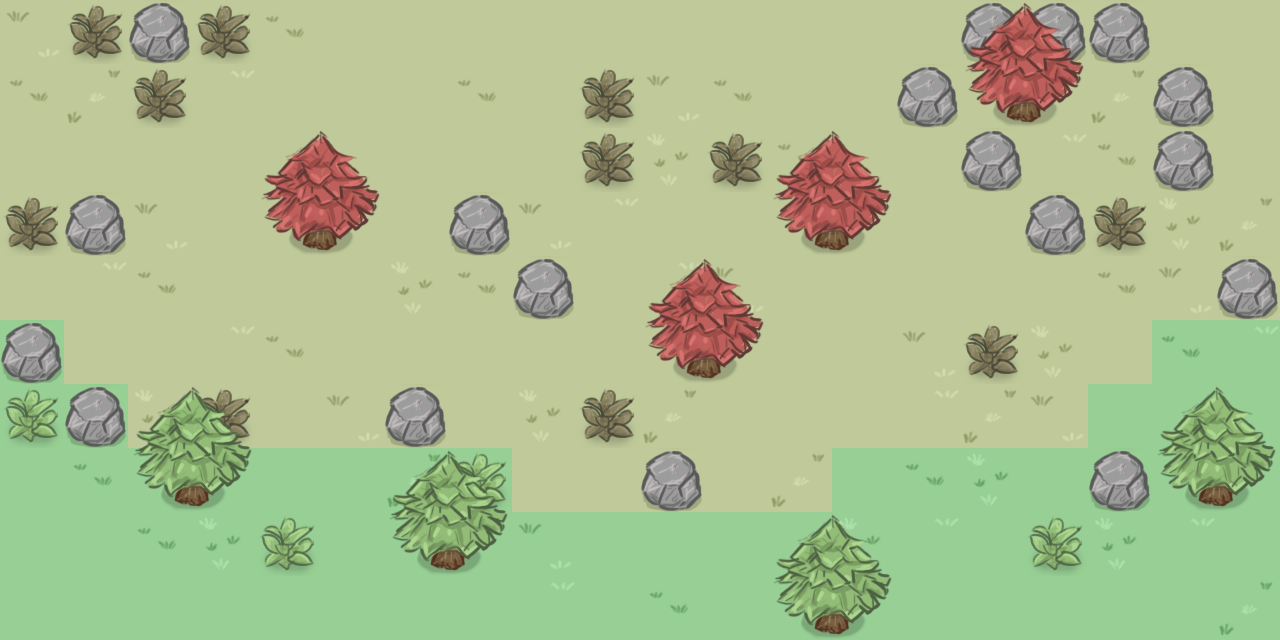

Rendered tile map (Tiled .tmx) drawn with the repository's tilesets; below, a short description and the full map source, tile grids included:
An orthogonal 20x10 tile map with 64x64 px tiles, 2 tile layers (background, foreground), 2 tilesets.

<map version="1.0" tiledversion="1.1.5" orientation="orthogonal" renderorder="right-down" width="20" height="10" tilewidth="64" tileheight="64" infinite="0" nextlayerid="4" nextobjectid="1">
 <properties>
  <property name="coordinate_offset" value="0.0, 0.0, 20.0" />
 </properties>
 <tileset firstgid="1" source="../tilesets/autumn.tsx" />
 <tileset firstgid="15" source="../tilesets/spring.tsx" />
 <layer id="3" name="background" width="20" height="10">
  <properties>
   <property name="dummy_field" type="bool" value="true" />
   <property name="render_depth" type="int" value="0" />
  </properties>
  <data encoding="csv">
2,6,13,6,9,1,1,1,1,1,1,1,1,1,1,13,13,13,1,1,
9,10,6,8,1,1,1,9,1,6,2,9,1,1,13,11,12,10,13,1,
1,1,1,1,1,1,1,1,1,6,3,6,9,1,1,13,8,9,13,1,
6,13,2,1,11,12,1,13,2,8,1,1,11,12,1,1,13,6,3,10,
1,8,9,1,1,1,3,9,13,1,8,2,1,1,1,1,1,9,2,13,
27,1,1,8,9,1,1,1,1,1,11,12,1,1,2,6,3,1,23,22,
20,27,3,6,1,2,13,1,3,6,10,1,1,1,8,10,2,15,15,15,
15,23,25,26,15,15,24,20,1,1,13,1,10,15,23,17,15,27,25,26,
15,15,23,17,20,15,25,26,16,15,15,15,15,17,22,15,20,17,22,15,
15,15,15,15,15,15,15,15,22,15,23,15,25,26,15,15,15,15,15,24
</data>
 </layer>
 <layer id="2" name="foreground" width="20" height="10" locked="1">
  <properties>
   <property name="render_depth" type="int" value="1" />
  </properties>
  <data encoding="csv">
0,0,0,0,0,0,0,0,0,0,0,0,0,0,0,4,5,0,0,0,
0,0,0,0,0,0,0,0,0,0,0,0,0,0,0,0,0,0,0,0,
0,0,0,0,4,5,0,0,0,0,0,0,4,5,0,0,0,0,0,0,
0,0,0,0,0,0,0,0,0,0,0,0,0,0,0,0,0,0,0,0,
0,0,0,0,0,0,0,0,0,0,4,5,0,0,0,0,0,0,0,0,
0,0,0,0,0,0,0,0,0,0,0,0,0,0,0,0,0,0,0,0,
0,0,18,19,0,0,0,0,0,0,0,0,0,0,0,0,0,0,18,19,
0,0,0,0,0,0,18,19,0,0,0,0,0,0,0,0,0,0,0,0,
0,0,0,0,0,0,0,0,0,0,0,0,18,19,0,0,0,0,0,0,
0,0,0,0,0,0,0,0,0,0,0,0,0,0,0,0,0,0,0,0
</data>
 </layer>
</map>
